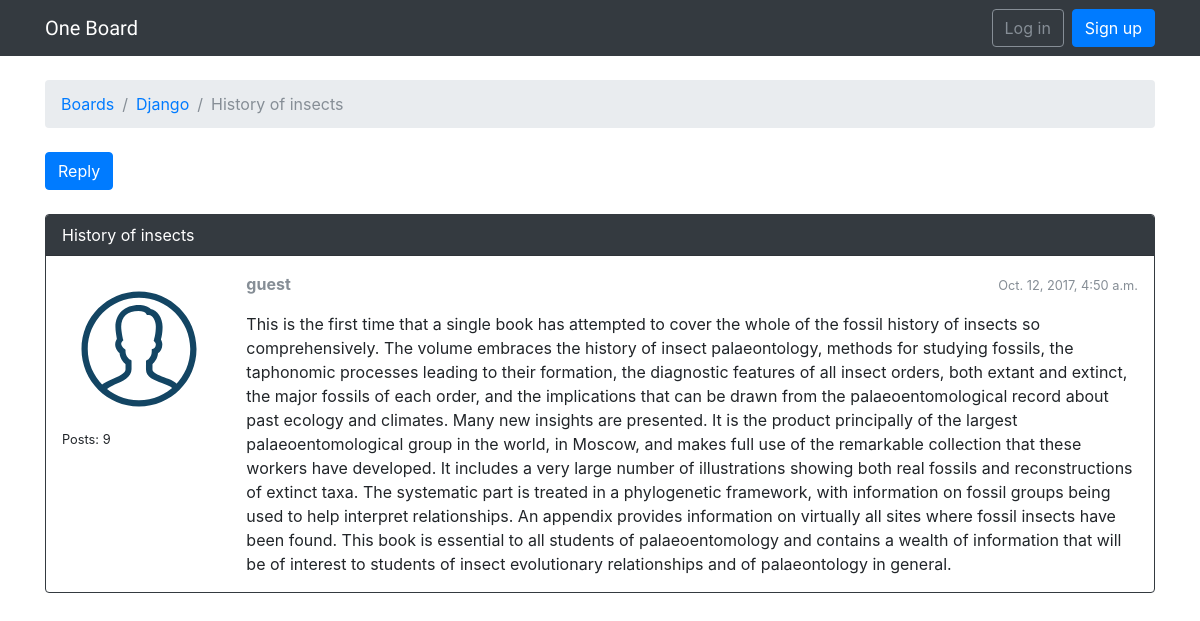
Before: /boards/1/topics/5/ with the older database file.
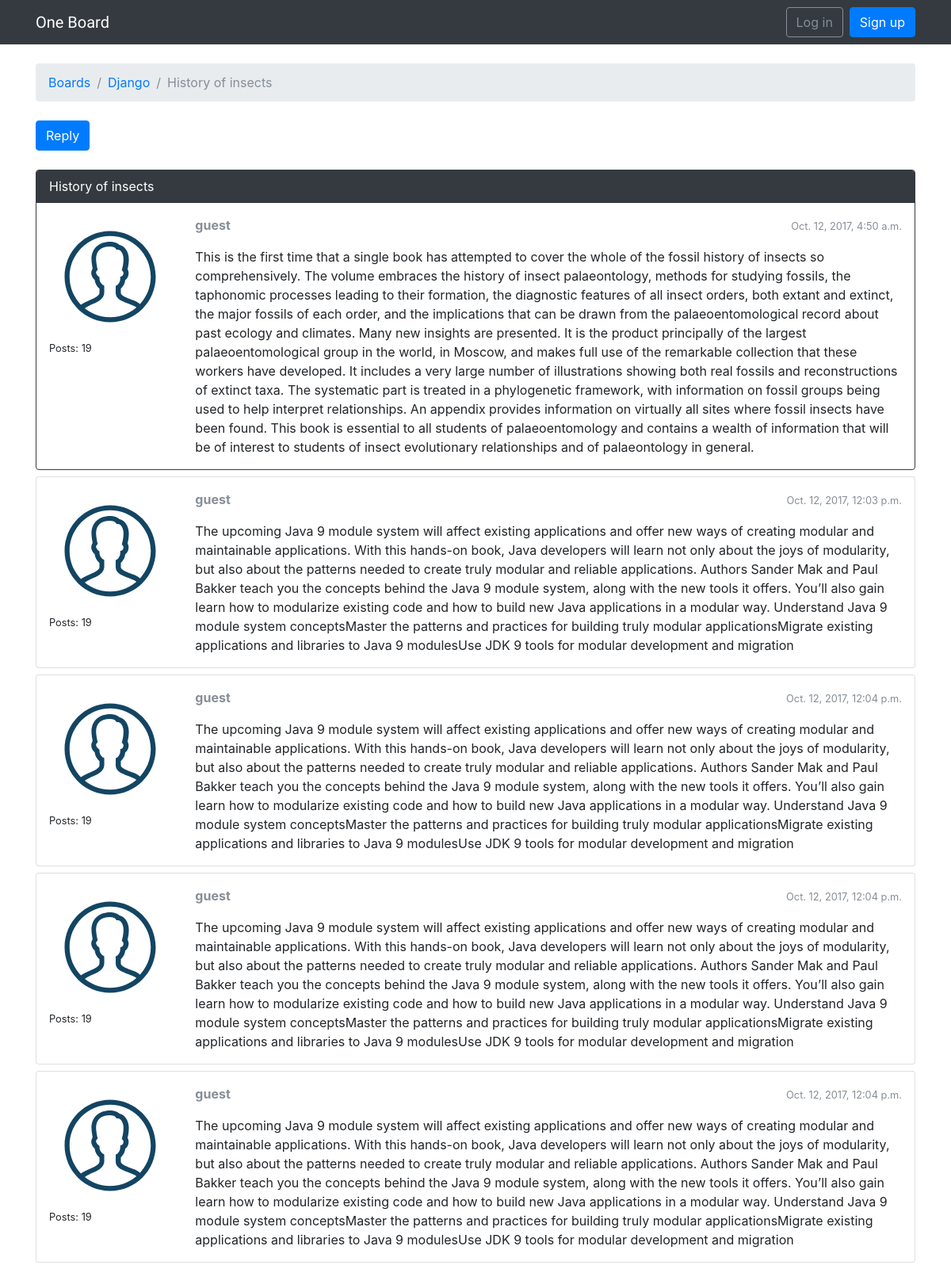
After: the same page with the newer database file.
### boards/models.py (models this page shows, shortened)
class Topic(models.Model):
    subject = models.CharField(max_length=255)
    last_updated = models.DateTimeField(auto_now_add=True)
    board = models.ForeignKey(Board, related_name='topics')
    starter = models.ForeignKey(User, related_name='topics')

class Board(models.Model):
    name = models.CharField(max_length=30, unique=True)
    description = models.CharField(max_length=100)

class Post(models.Model):
    message = models.TextField(max_length=4000)
    topic = models.ForeignKey(Topic, related_name='posts')
    created_at = models.DateTimeField(auto_now_add=True)
    updated_at = models.DateTimeField(null=True)
    created_by = models.ForeignKey(User, related_name='posts')
    updated_by = models.ForeignKey(User, null=True, related_name='+')

### boards/views.py (the view)
# urls.py: url(r'^boards/(?P<pk>\d+)/topics/(?P<topic_pk>\d+)/$', views.topic_posts, name='topic_posts'),
def topic_posts(request, pk, topic_pk):
    topic = get_object_or_404(Topic, board__pk=pk, pk=topic_pk)
    return render(request, 'topic_posts.html', {'topic': topic})

### templates/topic_posts.html (shortened to what this page needs)
{% extends 'base.html' %}
{% load static %}
{% block breadcrumb %}
  <li class="breadcrumb-item"><a href="{% url 'home' %}">Boards</a></li>
  <li class="breadcrumb-item"><a href="{% url 'board_topics' topic.board.pk %}">{{ topic.board.name }}</a></li>
  <li class="breadcrumb-item active">{{ topic.subject }}</li>
{% endblock %}
{% block content %}
  <div class="mb-4">
    <a href="#" class="btn btn-primary" role="button">Reply</a>
  </div>
  {% for post in topic.posts.all %}
    <div class="card mb-2 {% if forloop.first %}border-dark{% endif %}">
      {% if forloop.first %}
        <div class="card-header text-white bg-dark py-2 px-3">{{ topic.subject }}</div>
      {% endif %}
      <div class="card-body p-3">
        <div class="row">
          <div class="col-2">
            <img src="{% static 'img/avatar.svg' %}" alt="{{ post.created_by.username }}" class="w-100">
            <small>Posts: {{ post.created_by.posts.count }}</small>
          </div>
          <div class="col-10">
            <div class="row mb-3">
              <div class="col-6">
                <strong class="text-muted">{{ post.created_by.username }}</strong>
              </div>
              <div class="col-6 text-right">
                <small class="text-muted">{{ post.created_at }}</small>
              </div>
            </div>
            {{ post.message }}
          </div>
        </div>
      </div>
    </div>
  {% endfor %}
{% endblock %}

### templates/base.html (shortened to what this page needs)
{% load static %}<!DOCTYPE html>
<html>
  <head>
    <link rel="stylesheet" href="{% static 'css/bootstrap.min.css' %}">
    <link rel="stylesheet" href="{% static 'css/app.css' %}">
  </head>
  <body>
    {% block body %}
      <nav class="navbar navbar-expand-lg navbar-dark bg-dark">
        <div class="container">
          <a class="navbar-brand" href="{% url 'home' %}">One Board</a>
          <div class="collapse navbar-collapse" id="mainMenu">
            {% if user.is_authenticated %}
              <ul class="navbar-nav ml-auto">
                <li class="nav-item dropdown">
                  <a class="nav-link dropdown-toggle" href="#" id="userMenu" data-toggle="dropdown" aria-haspopup="true" aria-expanded="false">
                    {{ user.username }}
                  </a>
                  <div class="dropdown-menu dropdown-menu-right" aria-labelledby="userMenu">
                    <a class="dropdown-item" href="#">My account</a>
                    <a class="dropdown-item" href="#">Change password</a>
                    <div class="dropdown-divider"></div>
                    <a class="dropdown-item" href="{% url 'logout' %}">Log out</a>
                  </div>
                </li>
              </ul>
            {% else %}
              <form class="form-inline ml-auto">
                <a href="{% url 'login' %}" class="btn btn-outline-secondary">Log in</a>
                <a href="{% url 'signup' %}" class="btn btn-primary ml-2">Sign up</a>
              </form>
            {% endif %}
          </div>
        </div>
      </nav>
      <div class="container">
        <ol class="breadcrumb my-4">
          {% block breadcrumb %}
          {% endblock %}
        </ol>
        {% block content %}
        {% endblock %}
      </div>
    {% endblock body %}
  </body>
</html>

### static/css/app.css (style rules this page uses)
.navbar-brand { font-family: 'Peralta', cursive; }

Changed rows visible on the page:
computed for Post "Oct. 12, 2017, 4:50 a.m.": created_by.posts.count "9" → "19"
added Post: created_by.posts.count "19", created_by.username "guest", created_at "Oct. 12, 2017, 12:03 p.m.", message "The upcoming Java 9 module system will affect existing applications and offer new ways of creating modular and maintainable applications. With this hands-on book, Java developers will learn not only about the joys of modularity, but also about the patterns needed to create truly modular and reliable applications. Authors Sander Mak and Paul Bakker teach you the concepts behind the Java 9 module system, along with the new tools it offers. You’ll also gain learn how to modularize existing code and how to build new Java applications in a modular way. Understand Java 9 module system conceptsMaster the patterns and practices for building truly modular applicationsMigrate existing applications…"
added Post: created_by.posts.count "19", created_by.username "guest", created_at "Oct. 12, 2017, 12:04 p.m.", message "The upcoming Java 9 module system will affect existing applications and offer new ways of creating modular and maintainable applications. With this hands-on book, Java developers will learn not only about the joys of modularity, but also about the patterns needed to create truly modular and reliable applications. Authors Sander Mak and Paul Bakker teach you the concepts behind the Java 9 module system, along with the new tools it offers. You’ll also gain learn how to modularize existing code and how to build new Java applications in a modular way. Understand Java 9 module system conceptsMaster the patterns and practices for building truly modular applicationsMigrate existing applications…"
added Post: created_by.posts.count "19", created_by.username "guest", created_at "Oct. 12, 2017, 12:04 p.m.", message "The upcoming Java 9 module system will affect existing applications and offer new ways of creating modular and maintainable applications. With this hands-on book, Java developers will learn not only about the joys of modularity, but also about the patterns needed to create truly modular and reliable applications. Authors Sander Mak and Paul Bakker teach you the concepts behind the Java 9 module system, along with the new tools it offers. You’ll also gain learn how to modularize existing code and how to build new Java applications in a modular way. Understand Java 9 module system conceptsMaster the patterns and practices for building truly modular applicationsMigrate existing applications…"
added Post: created_by.posts.count "19", created_by.username "guest", created_at "Oct. 12, 2017, 12:04 p.m.", message "The upcoming Java 9 module system will affect existing applications and offer new ways of creating modular and maintainable applications. With this hands-on book, Java developers will learn not only about the joys of modularity, but also about the patterns needed to create truly modular and reliable applications. Authors Sander Mak and Paul Bakker teach you the concepts behind the Java 9 module system, along with the new tools it offers. You’ll also gain learn how to modularize existing code and how to build new Java applications in a modular way. Understand Java 9 module system conceptsMaster the patterns and practices for building truly modular applicationsMigrate existing applications…"
